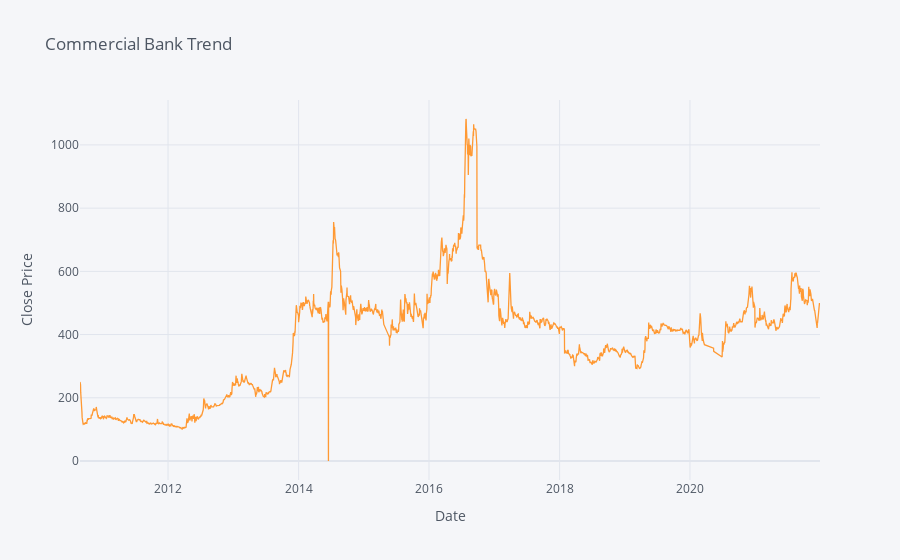

Notebook code for this chart:
### Markdown cell above
# Plot Trend
Here, we plot our statistics to see how they are trending. by keeping the data in the line plot's horizontal axis and the closing price in its vertical axis. We are aware that time series data is information that varies over time. As a result, they lack a steady trend.

### Code cell
commerce.iplot(kind="line",x="Date",y="Close Price",xTitle="Date", yTitle="Close Price", title="Commercial Bank Trend")

### Figure 1 — Plotly figure (JSON) as saved in the notebook; plotly's stock layout.template omitted (floating-point values rounded to 4 significant figures; data arrays with more than 128 entries replaced by an {"elided": "..."} marker saying what was removed)
{"data": [{"line": {"color": "rgba(255, 153, 51, 1.0)", "dash": "solid", "shape": "linear", "width": 1.3}, "mode": "lines", "name": "Close Price", "text": "", "type": "scatter", "x": {"elided": "2572 str values"}, "y": {"elided": "2572 float values"}}], "layout": {"legend": {"bgcolor": "#F5F6F9", "font": {"color": "#4D5663"}}, "paper_bgcolor": "#F5F6F9", "plot_bgcolor": "#F5F6F9", "title": {"font": {"color": "#4D5663"}, "text": "Commercial Bank Trend"}, "xaxis": {"gridcolor": "#E1E5ED", "showgrid": true, "tickfont": {"color": "#4D5663"}, "title": {"font": {"color": "#4D5663"}, "text": "Date"}, "zerolinecolor": "#E1E5ED"}, "yaxis": {"gridcolor": "#E1E5ED", "showgrid": true, "tickfont": {"color": "#4D5663"}, "title": {"font": {"color": "#4D5663"}, "text": "Close Price"}, "zerolinecolor": "#E1E5ED"}}}
